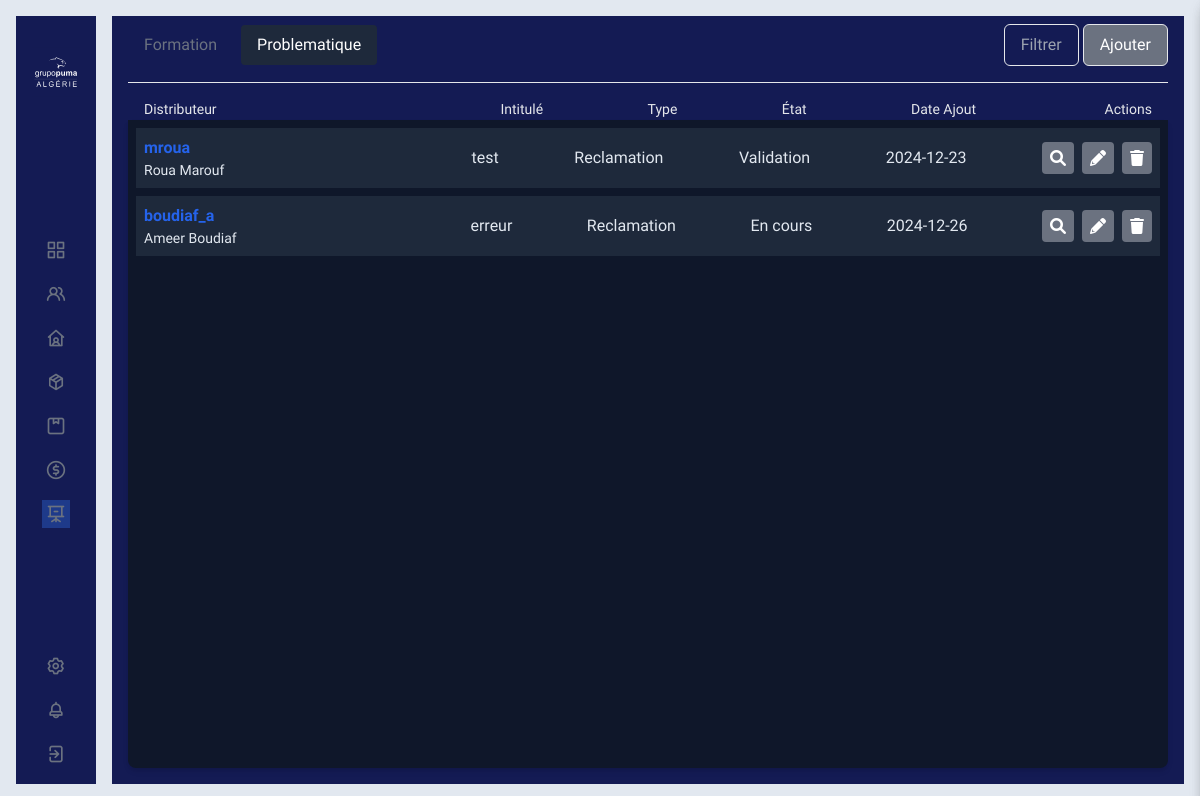
Screenshot of /formation/problematique (signed in) with the database file from the repository.
### Formation/models.py (models this page shows)
class Problematique(models.Model):
    id = models.AutoField(primary_key=True)
    type = models.CharField(max_length=30, choices=TypePRO, default='Reclamation')
    profile = models.ForeignKey(CustomUser, on_delete=models.CASCADE)#distributeur
    intitule = models.CharField(max_length=300)
    message = models.TextField()
    date_ajout = models.DateField(auto_now_add=True)
    etat = models.CharField(max_length=30, default='Reception', choices=EtapePRO)

### Session/models.py (models this page shows, shortened)
class CustomUser(AbstractUser):
    type = models.CharField(max_length=32, choices=Typeprofile, default='Agent')
    ville = models.ForeignKey(Ville, on_delete=models.CASCADE, null=True, blank=True)
    region = models.CharField(max_length=6, choices=Typeregion, default='EST', blank=True, null=True)
    telephone = models.CharField(max_length=80, blank=True)
    responsable = models.ForeignKey('self', on_delete=models.CASCADE, null=True, blank=True)
    photo = models.ImageField(upload_to="Profile/", null=True, blank=True)

### Formation/views.py (the view)
# urls.py: path('problematique', ProbView, name='problematique'),
@login_required
def ProbView(request):
    listmodules  = list(
        set(request.user.user_permissions.values_list('content_type_id__model', flat=True))
    )
    if ('formation' in listmodules):
        listeauth = list(
            set(
                Permission.objects.filter(user=request.user, content_type__model='Problematique').values_list('codename', flat=True)
            )
        )
        if (request.user.type in ["Distributeur", "Employé"]):
            problematique = Problematique.objects.filter(etat__in=['Reception', 'En cours', 'Validation'], profile=request.user)
            return render(request, "Dist/problematique.html", {
                "problematique": problematique,
                "listeauth": listeauth,
                "listmodules": listmodules,
            })
        else:
            problematique = Problematique.objects.filter(etat__in=['Reception', 'En cours', 'Validation'])
            return render(request, "Pumal/problematique.html", {
                "problematique": problematique,
                "listeauth": listeauth,
                "listmodules": listmodules,
            })
    else:
        return render(request,"access.html", {"listmodules": listmodules})

### templates/Pumal/problematique.html (shortened to what this page needs)
{% extends "baseNew.html" %}
{% load mes_tags %}
{% load static %}
{% block content %}
    <div class="w-full h-full backprimer px-4 pb-4 flex flex-col">
        <div class="flex justify-between items-center pt-4 mb-4" style="margin-top: -8px">
            <div class="flex gap-2">
                <div>
                    <a href="{% url 'formation' %}"
                       class="block px-4 py-2 hoverprimer rounded">Formation</a>
                </div>
                <div>
                    <a href="{% url 'problematique' %}" class="block px-4 py-2 actualprimer rounded">Problematique</a>
                </div>
            </div>
            <div>
                <button id="filterButton" class="btn capitalize backprimer px-4 py-2 border border-slate-300 text-gray-400
                    hover:bg-blue-900 hover:border-slate-400 rounded-md">Filtrer
                </button>
                {% if 'add_formation' in listeauth %}
                    <button id="addButton" class="btn capitalize backprimer px-4 py-2 border border-slate-300 text-gray-400
                        hover:bg-blue-900 hover:border-slate-400 rounded-md">Ajouter
                    </button>
                {% else %}
                    <button class="btn capitalize bg-gray-500 text-white px-4 py-2 border rounded-md cursor-not-allowed">
                        Ajouter
                    </button>
                {% endif %}
            </div>
        </div>
        <hr/>
        <div class="pt-4">
            <div class="flex items-center justify-between text-gray-600 font-semibold px-4 defaultboldval">
                <div class="w-1/4 capitalize">Distributeur</div>
                <div class="w-1/8 capitalize">Intitulé</div>
                <div class="w-1/8 capitalize">Type</div>
                <div class="w-1/8 capitalize">État</div>
                <div class="w-1/8 capitalize mr-6">Date Ajout</div>
                <div class="w-1/8 capitalize text-center">Actions</div>
            </div>
        </div>
        <div class="flex-grow shadow-md rounded-b-lg backslateprime p-2 overflow-y-auto textslate">
            {% for elem in problematique %}
                <div class="flex items-center justify-between p-2 backslateslite flex-none mb-2">
                    <div class="w-1/4">
                        <h3 class="font-bold text-blue-600">{{ elem.profile.username }}</h3>
                        <p class="text-sm textslate">{{ elem.profile.first_name }} {{ elem.profile.last_name }}</p>
                    </div>
                    <div class="w-1/8">{{ elem.intitule }}</div>
                    <div class="w-1/8">{{ elem.type }}</div>
                    <div class="w-1/8">{{ elem.etat }}</div>
                    <div class="w-1/8">
                        {{ elem.date_ajout|date:'Y-m-d' }}
                    </div>
                    <div class="flex space-x-2 w-1/8 justify-end">
                        {% if 'view_formation' in listeauth %}
                            <button id="viewButton"
                                    class="viewButton bg-blue-500 text-white p-2 rounded viewelem_{{ elem.id }}"
                                    data-identifiant="{{ elem.id }}">
                                <i class="fas fa-search"></i>
                            </button>
                        {% else %}
                            <button class="cursor-not-allowed bg-gray-500 text-white p-2 rounded"
                                    data-identifiant="{{ elem.id }}">
                                <i class="fas fa-search"></i>
                            </button>
                        {% endif %}
                        {% if 'change_formation' in listeauth %}
                            <button id="editButton" class="editButton bg-blue-500 text-white p-2 rounded"
                                    data-identifiant="{{ elem.id }}">
                                <i class="fas fa-pencil-alt"></i>
                            </button>
                        {% else %}
                            <button class="cursor-not-allowed bg-gray-500 text-white p-2 rounded"
                                    data-identifiant="{{ elem.id }}">
                                <i class="fas fa-pencil-alt"></i>
                            </button>
                        {% endif %}
                        {% if 'delete_formation' in listeauth %}
                            <button class="bg-red-500 text-white p-2 rounded delete-btn"
                                    data-identifiant="{{ elem.id }}"><i class="fas fa-trash"></i></button>
                        {% else %}
                            <button class="cursor-not-allowed bg-gray-500 text-white p-2 rounded"><i
                                    class="fas fa-trash"></i></button>
                        {% endif %}
                    </div>
                </div>
            {% endfor %}
        </div>
    </div>
{% endblock %}

### rows the page displays
Problematique: profile.username "mroua", profile.first_name "Roua", profile.last_name "Marouf", intitule "test", type "Reclamation", etat "Validation", date_ajout "2024-12-23"
Problematique: profile.username "boudiaf_a", profile.first_name "Ameer", profile.last_name "Boudiaf", intitule "erreur", type "Reclamation", etat "En cours", date_ajout "2024-12-26"
